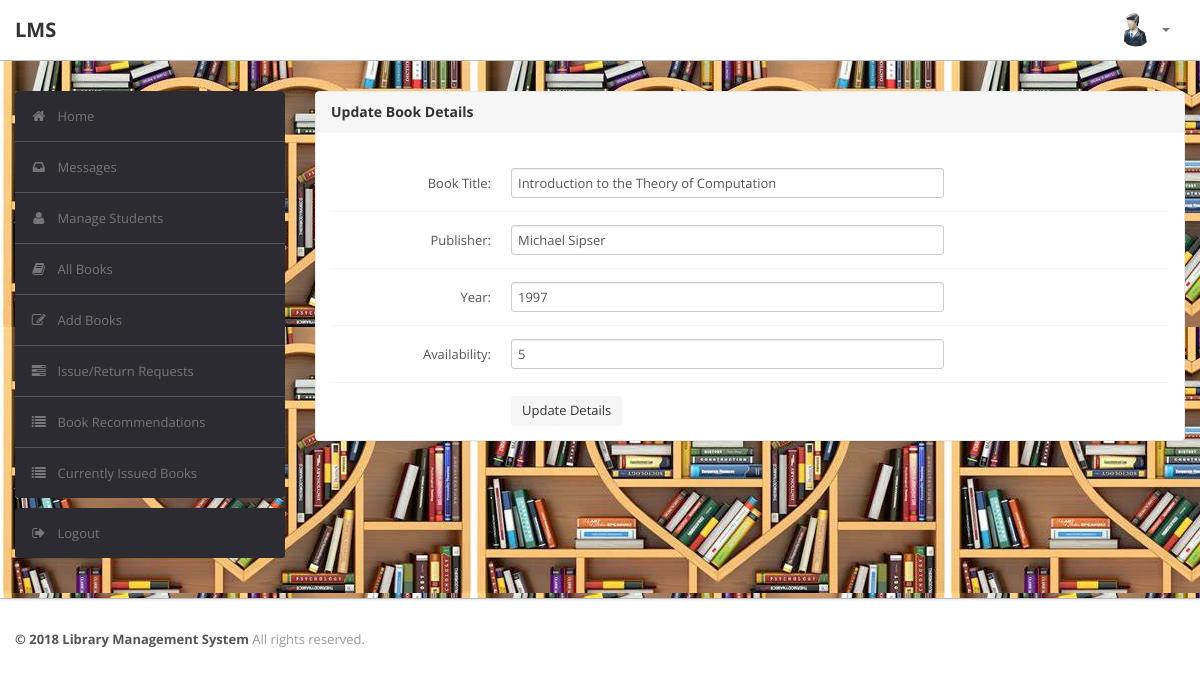
Screenshot of /admin/edit_book_details.php?id=1 (signed in) with the database file from the repository.
### tables this page shows
CREATE TABLE `book` (
  `BookId` int(10) NOT NULL AUTO_INCREMENT,
  `Title` varchar(50) DEFAULT NULL,
  `Publisher` varchar(50) DEFAULT NULL,
  `Year` varchar(50) DEFAULT NULL,
  `Availability` int(5) DEFAULT NULL,
  PRIMARY KEY (`BookId`)
);

### admin/edit_book_details.php (the view, shortened to what this page needs)
<?php
require('dbconn.php');
?>
<?php
if ($_SESSION['RollNo']) {
    ?>
<!DOCTYPE html>
<html lang="en">
    <head>
        <link type="text/css" href="bootstrap/css/bootstrap.min.css" rel="stylesheet">
        <link type="text/css" href="bootstrap/css/bootstrap-responsive.min.css" rel="stylesheet">
        <link type="text/css" href="css/theme.css" rel="stylesheet">
        <link type="text/css" href="images/icons/css/font-awesome.css" rel="stylesheet">
    </head>
    <body>
        <div class="navbar navbar-fixed-top">
            <div class="navbar-inner">
                <div class="container">
                        <a class="brand" href="index.php">LMS </a>
                    <div class="nav-collapse collapse navbar-inverse-collapse">
                        <ul class="nav pull-right">
                            <li class="nav-user dropdown"><a href="#" class="dropdown-toggle" data-toggle="dropdown">
                                <img src="images/admin.png" class="nav-avatar" />
                                <b class="caret"></b></a>
                            </li>
                        </ul>
                    </div>
                </div>
            </div>
        </div>
        <div class="wrapper">
            <div class="container">
                <div class="row">
                    <div class="span3">
                        <div class="sidebar">
                            <ul class="widget widget-menu unstyled">
                                <li class="active"><a href="index.php"><i class="menu-icon icon-home"></i>Home
                                </a></li>
                                 <li><a href="message.php"><i class="menu-icon icon-inbox"></i>Messages</a>
                                </li>
                                <li><a href="student.php"><i class="menu-icon icon-user"></i>Manage Students </a>
                                </li>
                                <li><a href="book.php"><i class="menu-icon icon-book"></i>All Books </a></li>
                                <li><a href="addbook.php"><i class="menu-icon icon-edit"></i>Add Books </a></li>
                                <li><a href="requests.php"><i class="menu-icon icon-tasks"></i>Issue/Return Requests </a></li>
                                <li><a href="recommendations.php"><i class="menu-icon icon-list"></i>Book Recommendations </a></li>
                                <li><a href="current.php"><i class="menu-icon icon-list"></i>Currently Issued Books </a></li>
                            </ul>
                            <ul class="widget widget-menu unstyled">
                                <li><a href="logout.php"><i class="menu-icon icon-signout"></i>Logout </a></li>
                            </ul>
                        </div>
                    </div>
                    <div class="span9">
                        <div class="module">
                            <div class="module-head">
                                <h3>Update Book Details</h3>
                            </div>
                            <div class="module-body">
                                <?php
                                    $bookid = $_GET['id'];
                                    $sql = "select * from LMS.book where Bookid='$bookid'";
                                    $result=$conn->query($sql);
                                    $row=$result->fetch_assoc();
                                    $name=$row['Title'];
                                    $publisher=$row['Publisher'];
                                    $year=$row['Year'];
                                    $avail=$row['Availability'];
                                ?>
                                    <br >
                                    <form class="form-horizontal row-fluid" action="edit_book_details.php?id=<?php echo $bookid ?>" method="post">
                                        <div class="control-group">
                                            <b>
                                            <label class="control-label" for="Title">Book Title:</label></b>
                                            <div class="controls">
                                                <input type="text" id="Title" name="Title" value= "<?php echo $name?>" class="span8" required>
                                            </div>
                                        </div>
                                        <div class="control-group">
                                            <b>
                                            <label class="control-label" for="Publisher">Publisher:</label></b>
                                            <div class="controls">
                                                <input type="text" id="Publisher" name="Publisher" value= "<?php echo $publisher?>" class="span8" required>
                                            </div>
                                        </div>
                                        <div class="control-group">
                                            <b>
                                            <label class="control-label" for="Year">Year:</label></b>
                                            <div class="controls">
                                                <input type="text" id="Year" name="Year" value= "<?php echo $year?>" class="span8" required>
                                            </div>
                                        </div>
                                        <div class="control-group">
                                            <b>
                                            <label class="control-label" for="Availability">Availability:</label></b>
                                            <div class="controls">
                                                <input type="text" id="Availability" name="Availability" value= "<?php echo $avail?>" class="span8" required>
                                            </div>
                                        </div>
                                        <div class="control-group">
                                            <div class="controls">
                                                <button type="submit" name="submit"class="btn">Update Details</button>
                                            </div>
                                        </div>
                                    </form>
                                    </div>
                                    </div>
                    </div>
                </div>
            </div>
        </div>
<div class="footer">
            <div class="container">
                <b class="copyright">&copy; 2018 Library Management System </b>All rights reserved.
            </div>
        </div>
    </body>
</html>
<?php }
else {
    echo "<script type='text/javascript'>alert('Access Denied!!!')</script>";
} ?>

### admin/css/theme.css (style rules this page uses)
body { font-size: 13px; font-family: 'Open Sans', Arial, sans-serif; background: #fff; color: #777 }
h1, h2, h3, h4, h5, h6 { color: #333; margin-top: 0 }
h3 { font-size: 20px }
strong, b { color: #555 }
.wrapper { background: url(../images/bg.jpeg) #eee; border-bottom: 1px solid #bbb; -webkit-box-shadow: 0 1px 2px rgba(0,0,0,0.1); -moz-box-shadow: 0 1px 2px rgba(0,0,0,0.1); box-shadow: 0 1px 2px rgba(0,0,0,0.1); padding: 30px 0 }
.footer { color: #999; padding: 30px 0 60px }
form { margin: 0 }
select, textarea, input[type="text"], input[type="password"], input[type="datetime"], input[type="datetime-local"], input[type="date"], input[type="month"], input[type="time"], input[type="week"], input[type="number"], input[type="email"], input[type="url"], input[type="search"], input[type="tel"], input[type="color"], .uneditable-input, label, input, button, select, textarea { -webkit-border-radius: 3px; -moz-border-radius: 3px; border-radius: 3px; font-size: 13px; font-family: 'Open Sans', Tahoma, Arial, sans-serif }
body [class^="icon-"], body [class*=" icon-"] { font-size: 14px; line-height: 20px; height: 20px }
.module { background: #fff; -webkit-border-radius: 3px; -moz-border-radius: 3px; border-radius: 3px; border: 1px solid #ccc; border-bottom-color: #bbb; -webkit-box-shadow: 0 0 1px rgba(0,0,0,0.2); -moz-box-shadow: 0 0 1px rgba(0,0,0,0.2); box-shadow: 0 0 1px rgba(0,0,0,0.2); margin-bottom: 30px }
.form-horizontal .control-group, .form-vertical .control-group { margin-bottom: 0 }
.form-horizontal .control-group+.control-group, .form-vertical .control-group+.control-group { margin-top: 13px; padding-top: 13px; border-top: 1px solid #f5f5f5 }
.navbar { position: static!important; margin: 0!important }
.navbar .navbar-inner { background: #fff; border-bottom: 1px solid #bbb; -webkit-box-shadow: 0 1px 2px rgba(0,0,0,0.15); -moz-box-shadow: 0 1px 2px rgba(0,0,0,0.15); box-shadow: 0 1px 2px rgba(0,0,0,0.15) }
.navbar .brand { color: #333; font-weight: bold; font-size: 20px; margin-right: 20px; padding: 20px }
.navbar .nav>li>a { padding: 20px 15px; font-weight: bold; color: #777 }
.nav-user>a { height: 20px }
.nav-avatar { width: 34px; height: 34px; margin: -7px 5px 0 0; -webkit-border-radius: 50%; -moz-border-radius: 50%; border-radius: 50% }
.btn, .btn-box { -webkit-border-radius: 3px; -moz-border-radius: 3px; border-radius: 3px }
.btn { font-size: 13px; font-weight: 600 }
.btn { display: inline-block; margin-bottom: 0; font-weight: 400; text-align: center; vertical-align: middle; cursor: pointer; background-image: none; border: 1px solid transparent; white-space: nowrap; padding: 4px 10px; font-size: 13px; line-height: 1.42857; border-radius: 4px; -webkit-user-select: none; -moz-user-select: none; -ms-user-select: none; user-select: none }
.widget-menu { background: #fff; -webkit-border-radius: 3px; -moz-border-radius: 3px; border-radius: 3px; overflow: hidden }
.widget-menu a { color: #555; display: block; line-height: 20px; padding: 15px; text-decoration: none!important }
.widget-menu .menu-icon { margin-right: 10px; color: #767676; -webkit-transition: all .2s ease-in-out; -moz-transition: all .2s ease-in-out; transition: all .2s ease-in-out; }
.widget-menu>li+li { border-top: 1px solid #555 }
.widget-menu>li>a { background-color: #2d2b32; color: #767676; -webkit-transition: all .2s ease-in-out; -moz-transition: all .2s ease-in-out; transition: all .2s ease-in-out; }
.module { box-shadow: 0 0 3px rgba(0,0,0,.1); border-color: #e9e9e9; margin-bottom: 20px; background-color: #fff; border-radius: 4px; -webkit-box-shadow: 0 1px 1px rgba(0,0,0,.05); box-shadow: 0 1px 1px rgba(0,0,0,.05); }
.module-head { color: #767676; background-color: #f6f6f6; border-color: #e9e9e9; padding: 10px 15px; border-bottom: 1px solid transparent; border-top-right-radius: 3px; border-top-left-radius: 3px; }
.module-head h3 { font-size: 14px; line-height: 20px; height: 20px; margin: 0 }
.module-body { padding: 15px }

### rows the page displays
book: Title "Introduction to the Theory of Computation", Publisher "Michael Sipser", Year "1997", Availability "5"
